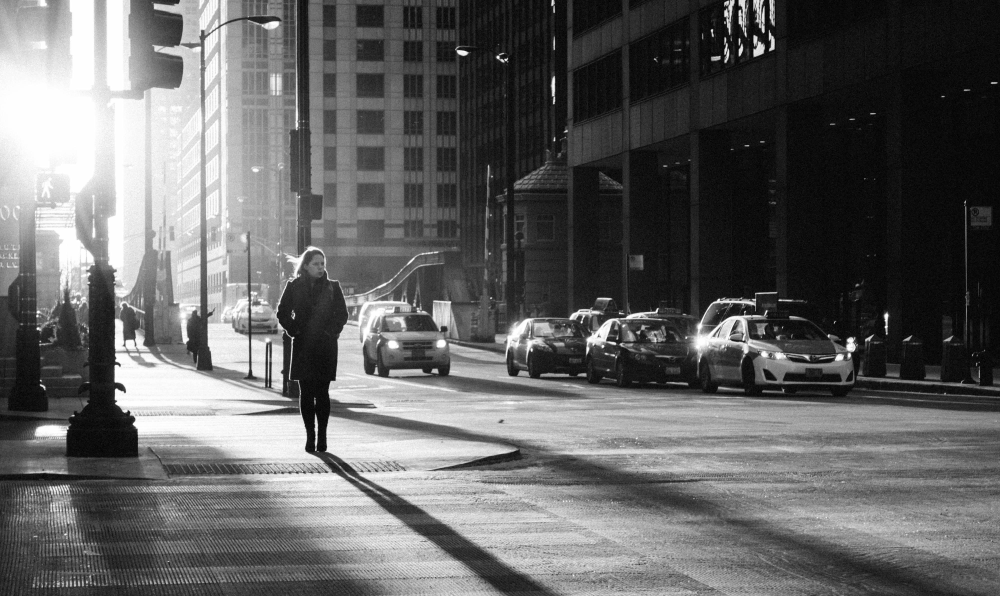
#> input picture mask-detection/images/bg.jpg, 4000 x 2384 px, found by its file name (shown at 1/4 size); its folder holds 4 pictures in this run
$ jupyter execute --allow-errors 'Data Preprocessing.ipynb'
#> lines starting #> are read from the running program, lines starting #| are printed output that depends on the picture
[cell 1]
import os
import numpy as np
import pandas as pd
import matplotlib.pyplot as plt
import cv2
import seaborn as sns
import random

## Download dataset

## Load images

[cell 2]
# defining global variable path
image_path = 'export/images/'

def load_images(path):
    '''Put files into lists and return them as one list with all images
     in the folder'''
    images_files = sorted([os.path.join(path, i) for i in os.listdir(path) if i.endswith(".jpg")])
    return images_files

images = load_images(image_path)
print("Num of images:", len(images))

## Load labels

[cell 3]
# defining global variable path
label_path = "export/labels/"

def load_label(path):
    '''Put files into lists and return them as one list with all images
     in the folder'''
    label_files = sorted([os.path.join(path, i) for i in os.listdir(path) if i.endswith(".txt")])
    return label_files

#> (the rest of this cell did not finish here and is left out)

[cell 4]
label_list = []
count = 0
abc = []

#> (the rest of this cell did not finish here and is left out)

#> (a cell that did not finish here is left out)

## Process labels

#> (a cell that did not finish here is left out)

#> (a cell that did not finish here is left out)

#> (a cell that did not finish here is left out)

#> (a cell that did not finish here is left out)

#> (a cell that did not finish here is left out)

## Feature Engineering
Combine all green traffic light labels into 4 , red into 5, yellow into 6, update truck label to 7

#> (a cell that did not finish here is left out)

#> (a cell that did not finish here is left out)

[cell 13]
# Resize images to 512 x 512 resolution in place
def resize(data):
    for filename in data:
        img = cv2.imread(filename, cv2.IMREAD_UNCHANGED)
#> img is the input picture: shape (2384, 4000, 3); min 0, max 255, mean 100.2
        res = cv2.resize(img, (512, 512), interpolation=cv2.INTER_LINEAR)
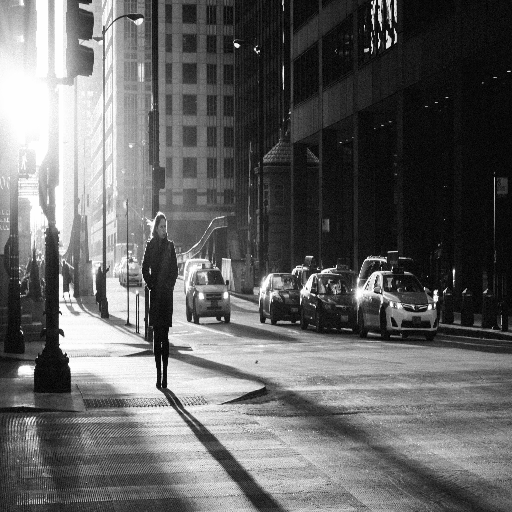
#> res: shape (512, 512, 3); min 0, max 255, mean 100.1
        cv2.imwrite(filename, res)
#> pass 2 of the loop in resize, `for filename in data:`:
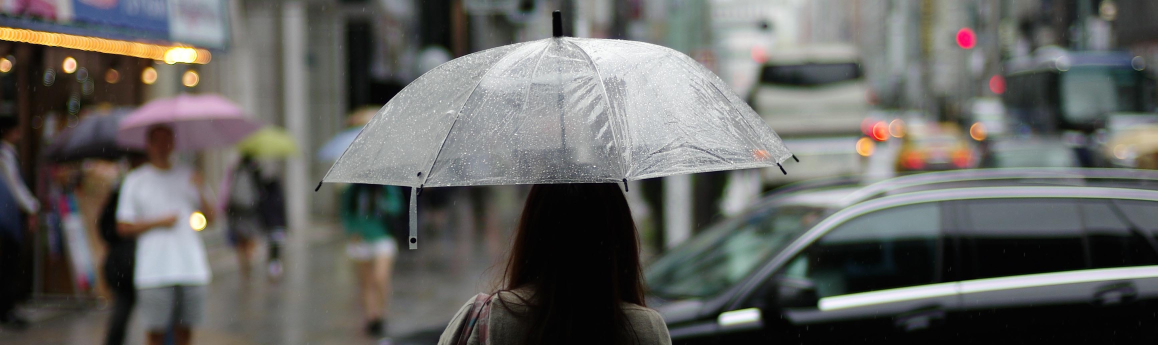
#> input picture mask-detection/images/pic01.jpg, 3472 x 1035 px, found by its file name (shown at 1/3 size)
#> in resize, img is the input picture: shape (1035, 3472, 3); mean B, G, R 97.6, 100.4, 100.6
#> in resize, `res = cv2.resize(img, (512, 512), interpolation=cv2.INTER_LINEAR)`:
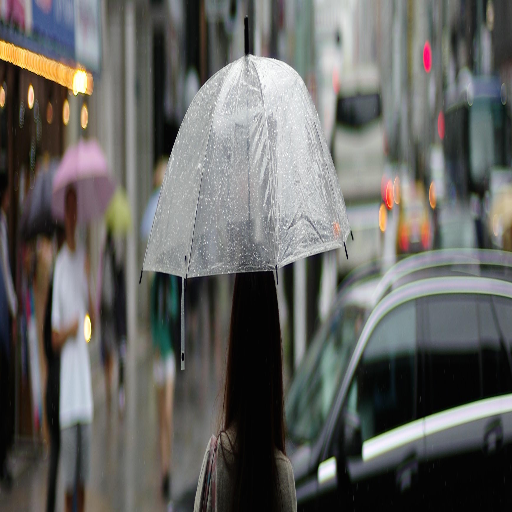
#> res: shape (512, 512, 3); mean B, G, R 97.5, 100.3, 100.5
#> pass 3 of the loop in resize, `for filename in data:`:
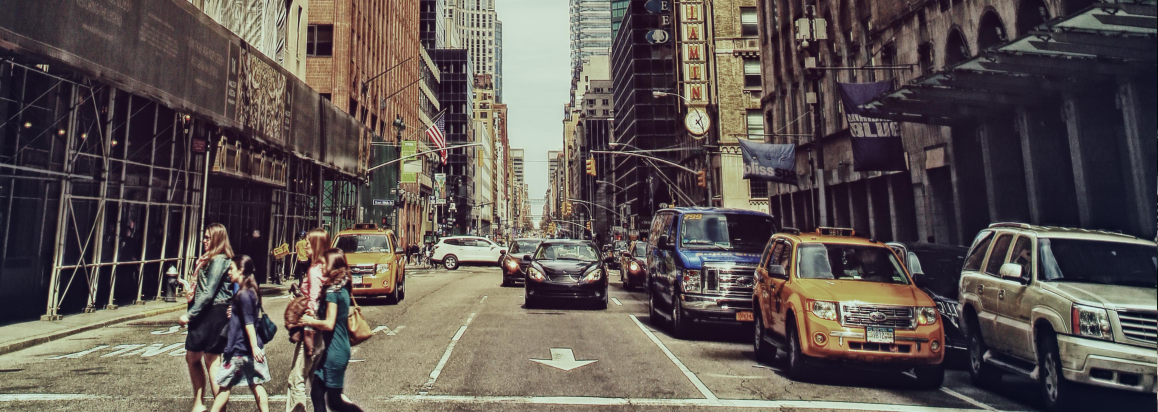
#> input picture mask-detection/images/pic02.jpg, 3472 x 1236 px, found by its file name (shown at 1/3 size)
#> in resize, img is the input picture: shape (1236, 3472, 3); mean B, G, R 81.7, 85.3, 94.2
#> in resize, `res = cv2.resize(img, (512, 512), interpolation=cv2.INTER_LINEAR)`:
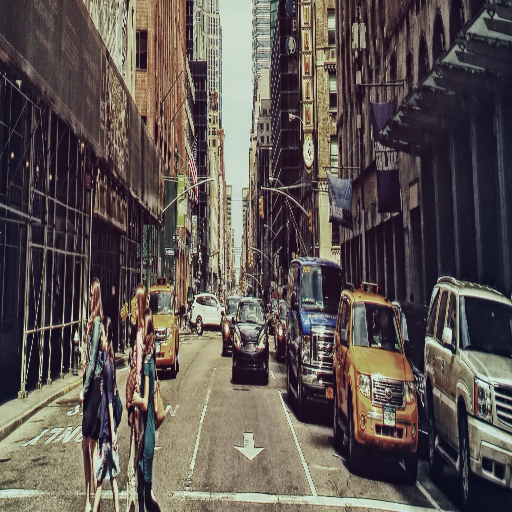
#> res: shape (512, 512, 3); mean B, G, R 81.5, 85.2, 94.1
#> the loop made 4 passes; the first 3 are shown

resize(load_images(image_path))
